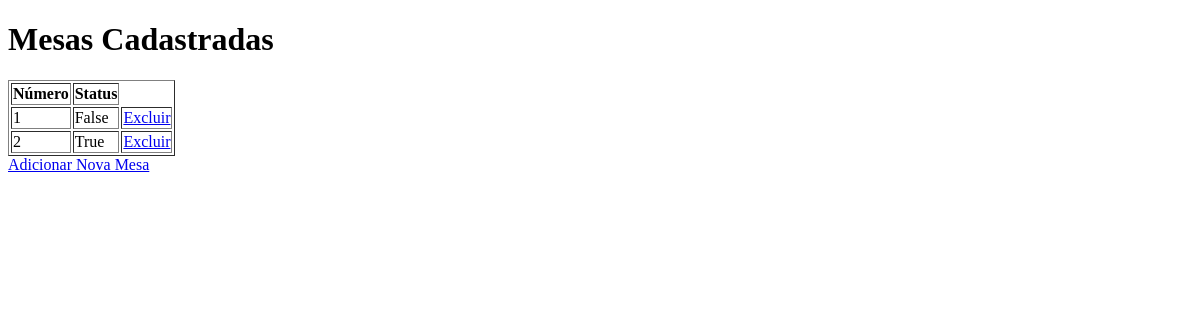
The app's page /list-tables/, older data.
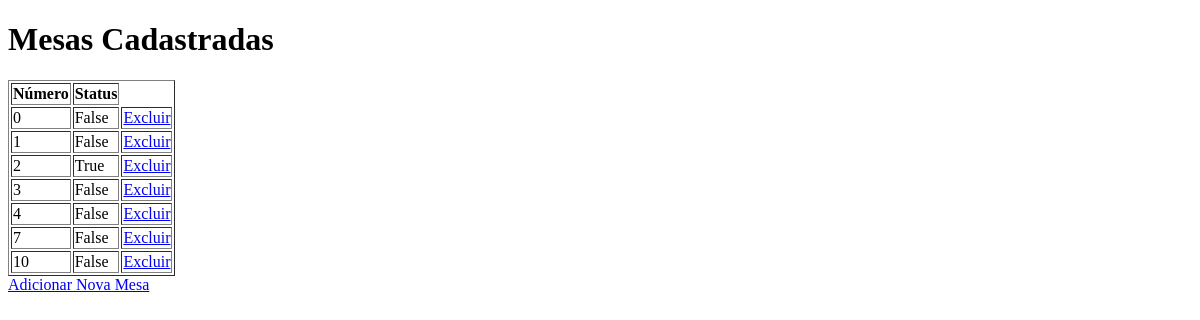
The same page, newer data.
### orders/models.py (models this page shows, shortened)
class Table(models.Model):
    id = models.AutoField(primary_key=True)
    number = models.PositiveIntegerField(unique=True)
    status = models.BooleanField(default=False)
    qr_code_image = models.ImageField(upload_to='qr_codes/', blank=True, null=True)
    class Meta:
        db_table = 'tables'

### orders/views.py (the view)
# urls.py: path('list-tables/', list_tables, name='list_tables'),
def list_tables(request):
    tables = Table.objects.all().order_by('number')  # Você pode ordenar como quiser
    return render(request, 'list_tables.html', {'tables': tables})

### templates/List_tables.html (shortened to what this page needs)
<!DOCTYPE html>
<html lang="pt-br">
<head>
</head>
<body>
    <h1>Mesas Cadastradas</h1>
    <table border="1">
        <thead>
            <tr>
                <th>Número</th>
                <th>Status</th>
            </tr>
        </thead>
        <tbody>
            {% for table in tables %}
                <tr>
                    <td>{{ table.number }}</td>
                    <td>{{ table.status}}</td>
                     <td>
                    <a href="{% url 'delete_table' table.id %}">Excluir</a>
                </td>
                </tr>
            {% empty %}
                <tr>
                    <td colspan="3">Nenhuma mesa cadastrada.</td>
                </tr>
            {% endfor %}
        </tbody>
    </table>
    <a href="{% url 'add_table' %}">Adicionar Nova Mesa</a>
</body>
</html>

Row changes from the older to the newer data that the page shows:
added Table: number "0", status "False"
added Table: number "3", status "False"
added Table: number "4", status "False"
added Table: number "7", status "False"
added Table: number "10", status "False"
